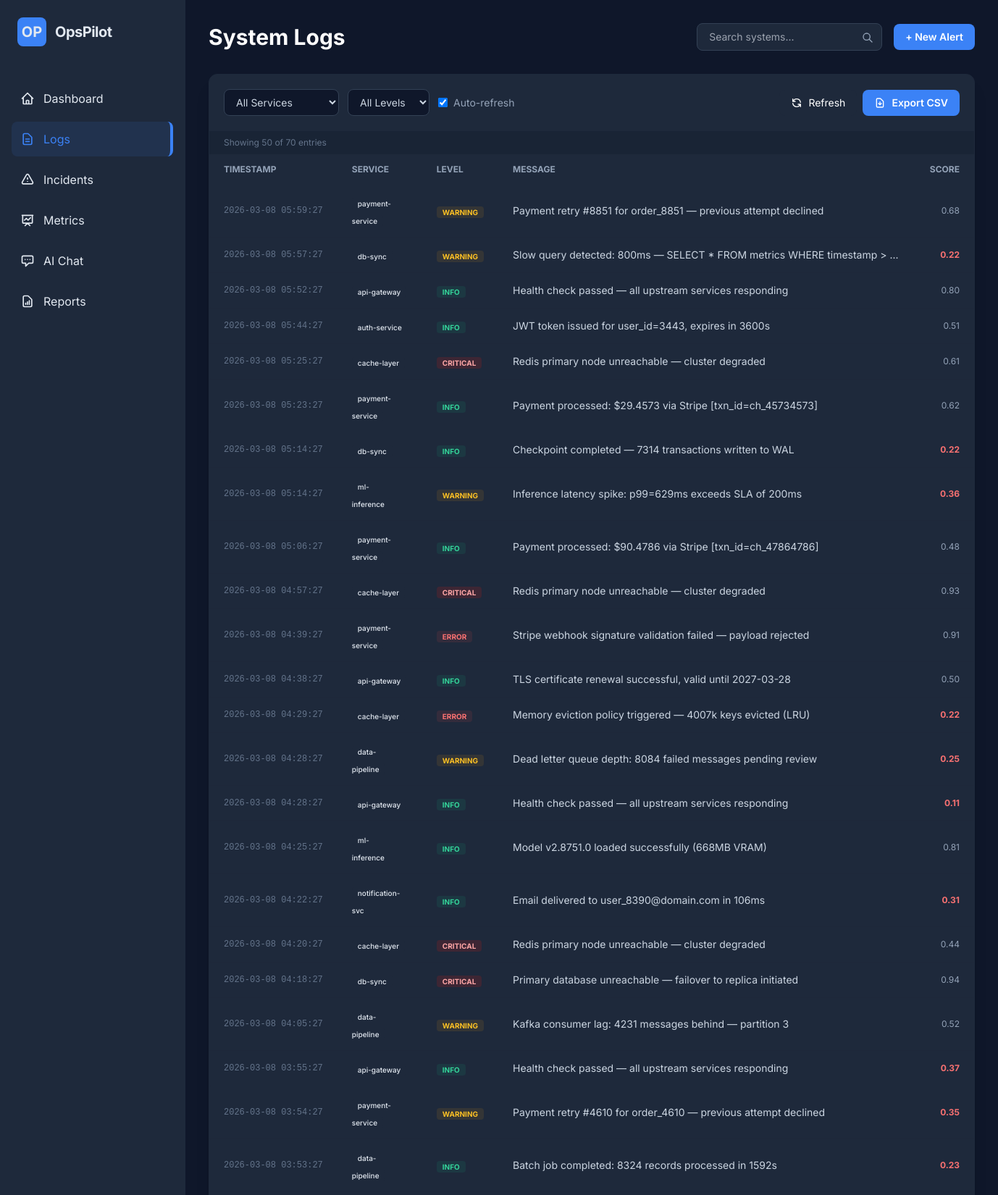
Page /logs (upper part) on the committed database.
### app/database/models.py (models this page shows)
class Log(Base):
    __tablename__ = "logs"
    id = Column(Integer, primary_key=True, index=True)
    timestamp = Column(DateTime, default=datetime.utcnow, index=True)
    service_id = Column(Integer, ForeignKey("services.id"))
    level = Column(String(50), index=True) # INFO, WARNING, ERROR, CRITICAL
    message = Column(Text)
    source = Column(String(255))
    severity_score = Column(Float, nullable=True) # 0.0 to 1.0 from AI
    processed = Column(Boolean, default=False)
    summary = Column(Text, nullable=True)
    service = relationship("Service", back_populates="logs")

class Service(Base):
    __tablename__ = "services"
    id = Column(Integer, primary_key=True, index=True)
    name = Column(String(255), unique=True, index=True)
    description = Column(Text, nullable=True)
    status = Column(String(50), default="UP") # UP, DOWN, DEGRADED
    last_seen = Column(DateTime, default=datetime.utcnow)
    logs = relationship("Log", back_populates="service")
    metrics = relationship("Metric", back_populates="service")

### app/main.py (the view)
@app.get("/logs", response_class=HTMLResponse)
async def logs_page(request: Request, db: Session = Depends(session.get_db)):
    services = crud.get_services(db, limit=100)
    db_logs = db.query(models.Log).order_by(
        models.Log.timestamp.desc()
    ).limit(50).all()
    logs_data = []
    for log in db_logs:
        svc = db.query(models.Service).filter(models.Service.id == log.service_id).first()
        logs_data.append({
            "id": log.id,
            "timestamp": log.timestamp,
            "service_name": svc.name if svc else "unknown",
            "service_id": log.service_id,
            "level": log.level,
            "message": log.message,
            "severity_score": log.severity_score,
            "source": log.source,
        })
    return templates.TemplateResponse("logs.html", {
        "request": request,
        "title": "System Logs",
        "active_page": "logs",
        "logs": logs_data,
        "services": services,
        "total": db.query(models.Log).count(),
    })

### app/templates/logs.html (shortened to what this page needs)
{% extends "base.html" %}
{% block content %}
<div class="bg-card rounded-xl border border-slate-800 shadow-xl overflow-hidden">
    <div class="p-5 border-b border-slate-800 bg-slate-800/10 flex flex-wrap gap-3 items-center justify-between">
        <div class="flex gap-3 flex-wrap">
            <select id="filter-service"
                class="bg-slate-900 border border-slate-700 text-sm rounded-lg px-3 py-2 text-slate-300 focus:ring-primary focus:border-primary">
                <option value="">All Services</option>
            </select>
            <select id="filter-level"
                class="bg-slate-900 border border-slate-700 text-sm rounded-lg px-3 py-2 text-slate-300">
                <option value="">All Levels</option>
            </select>
            <label class="flex items-center space-x-2 text-sm text-slate-400 cursor-pointer">
                <input type="checkbox" id="auto-refresh" class="rounded" checked>
                <span>Auto-refresh</span>
            </label>
        </div>
        <div class="flex gap-2">
            <button id="btn-refresh"
                class="bg-slate-800 hover:bg-slate-700 text-white px-4 py-2 rounded-lg text-sm transition-colors flex items-center space-x-2">
                <svg class="w-4 h-4" fill="none" stroke="currentColor" viewBox="0 0 24 24">
                    <path stroke-linecap="round" stroke-linejoin="round" stroke-width="2"
                        d="M4 4v5h.582m15.356 2A8.001 8.001 0 004.582 9m0 0H9m11 11v-5h-.581m0 0a8.003 8.003 0 01-15.357-2m15.357 2H15">
                    </path>
                </svg>
                <span>Refresh</span>
            </button>
            <button id="btn-export-csv"
                class="bg-primary hover:bg-blue-600 text-white px-4 py-2 rounded-lg text-sm font-semibold transition-colors flex items-center space-x-2">
                <svg class="w-4 h-4" fill="none" stroke="currentColor" viewBox="0 0 24 24">
                    <path stroke-linecap="round" stroke-linejoin="round" stroke-width="2"
                        d="M12 10v6m0 0l-3-3m3 3l3-3m2 8H7a2 2 0 01-2-2V5a2 2 0 012-2h5.586a1 1 0 01.707.293l5.414 5.414a1 1 0 01.293.707V19a2 2 0 01-2 2z">
                    </path>
                </svg>
                <span>Export CSV</span>
            </button>
        </div>
    </div>
    <div class="px-5 py-2 bg-slate-900/30 border-b border-slate-800 text-xs text-slate-500" id="log-count-bar">
        Showing {{ logs|length }} of {{ total }} entries
    </div>
    <div class="overflow-x-auto">
        <table class="w-full text-left">
            <thead>
                <tr class="text-slate-400 text-xs font-bold border-b border-slate-800 uppercase bg-slate-800/10">
                    <th class="px-5 py-3 w-40">Timestamp</th>
                    <th class="px-5 py-3 w-32">Service</th>
                    <th class="px-5 py-3 w-24">Level</th>
                    <th class="px-5 py-3">Message</th>
                    <th class="px-5 py-3 w-20 text-right">Score</th>
                </tr>
            </thead>
            <tbody id="logs-tbody" class="divide-y divide-slate-800/50">
                {% for log in logs %}
                <tr class="hover:bg-slate-800/30 transition-all group">
                    <td class="px-5 py-3 text-xs font-mono text-slate-500 whitespace-nowrap">
                        {{ log.timestamp.strftime('%Y-%m-%d %H:%M:%S') if log.timestamp else '—' }}
                    </td>
                    <td class="px-5 py-3">
                        <span class="px-2 py-0.5 bg-slate-800 rounded text-[10px] font-medium">{{ log.service_name
                            }}</span>
                    </td>
                    <td class="px-5 py-3">
                        <span class="px-2 py-0.5 rounded text-[10px] font-bold uppercase
                            {% if log.level == 'INFO' %}bg-emerald-500/10 text-emerald-400
                            {% elif log.level == 'WARNING' %}bg-amber-500/10 text-amber-400
                            {% elif log.level == 'CRITICAL' %}bg-red-700/20 text-red-300
                            {% else %}bg-red-500/10 text-red-400{% endif %}">
                            {{ log.level }}
                        </span>
                    </td>
                    <td class="px-5 py-3 text-sm text-slate-300">
                        <div
                            class="max-w-2xl truncate group-hover:whitespace-normal group-hover:break-all transition-all">
                            {{ log.message }}
                        </div>
                    </td>
                    <td
                        class="px-5 py-3 text-xs text-right {% if log.severity_score and log.severity_score < 0.4 %}text-red-400 font-bold{% else %}text-slate-400{% endif %}">
                        {{ "%.2f"|format(log.severity_score) if log.severity_score else '—' }}
                    </td>
                </tr>
                {% endfor %}
            </tbody>
        </table>
    </div>
</div>
{% endblock %}

### app/templates/base.html (style rules this page uses)
body { font-family: 'Inter', sans-serif; }

### rows in the picture
Log: timestamp "2026-03-08 05:59:27", level "WARNING", message "Payment retry #8851 for order_8851 — previous attempt declined", severity_score "0.68"
Service: service_name "payment-service" "payment-service" "payment-service" "payment-service" "payment-service"
Log: timestamp "2026-03-08 05:57:27", level "WARNING", message "Slow query detected: 800ms — SELECT * FROM metrics WHERE timestamp > ...", severity_score "0.22"
Service: service_name "db-sync" "db-sync" "db-sync"
Log: timestamp "2026-03-08 05:52:27", level "INFO", message "Health check passed — all upstream services responding", severity_score "0.80"
Service: service_name "api-gateway" "api-gateway" "api-gateway" "api-gateway"
Log: timestamp "2026-03-08 05:44:27", level "INFO", message "JWT token issued for user_id=3443, expires in 3600s", severity_score "0.51"
Service: service_name "auth-service"
Log: timestamp "2026-03-08 05:25:27", level "CRITICAL", message "Redis primary node unreachable — cluster degraded", severity_score "0.61"
Service: service_name "cache-layer" "cache-layer" "cache-layer" "cache-layer"
Log: timestamp "2026-03-08 05:23:27", level "INFO", message "Payment processed: $29.4573 via Stripe [txn_id=ch_45734573]", severity_score "0.62"
Log: timestamp "2026-03-08 05:14:27", level "INFO", message "Checkpoint completed — 7314 transactions written to WAL", severity_score "0.22"
Log: timestamp "2026-03-08 05:14:27", level "WARNING", message "Inference latency spike: p99=629ms exceeds SLA of 200ms", severity_score "0.36"
Service: service_name "ml-inference" "ml-inference"
Log: timestamp "2026-03-08 05:06:27", level "INFO", message "Payment processed: $90.4786 via Stripe [txn_id=ch_47864786]", severity_score "0.48"
Log: timestamp "2026-03-08 04:57:27", level "CRITICAL", message "Redis primary node unreachable — cluster degraded", severity_score "0.93"
Log: timestamp "2026-03-08 04:39:27", level "ERROR", message "Stripe webhook signature validation failed — payload rejected", severity_score "0.91"
Log: timestamp "2026-03-08 04:38:27", level "INFO", message "TLS certificate renewal successful, valid until 2027-03-28", severity_score "0.50"
Log: timestamp "2026-03-08 04:29:27", level "ERROR", message "Memory eviction policy triggered — 4007k keys evicted (LRU)", severity_score "0.22"
Log: timestamp "2026-03-08 04:28:27", level "WARNING", message "Dead letter queue depth: 8084 failed messages pending review", severity_score "0.25"
Service: service_name "data-pipeline" "data-pipeline" "data-pipeline"
Log: timestamp "2026-03-08 04:28:27", level "INFO", message "Health check passed — all upstream services responding", severity_score "0.11"
Log: timestamp "2026-03-08 04:25:27", level "INFO", message "Model v2.8751.0 loaded successfully (668MB VRAM)", severity_score "0.81"
Log: timestamp "2026-03-08 04:22:27", level "INFO", message "Email delivered to user_8390@domain.com in 106ms", severity_score "0.31"
Service: service_name "notification-svc"
Log: timestamp "2026-03-08 04:20:27", level "CRITICAL", message "Redis primary node unreachable — cluster degraded", severity_score "0.44"
Log: timestamp "2026-03-08 04:18:27", level "CRITICAL", message "Primary database unreachable — failover to replica initiated", severity_score "0.94"
Log: timestamp "2026-03-08 04:05:27", level "WARNING", message "Kafka consumer lag: 4231 messages behind — partition 3", severity_score "0.52"
Log: timestamp "2026-03-08 03:55:27", level "INFO", message "Health check passed — all upstream services responding", severity_score "0.37"
Log: timestamp "2026-03-08 03:54:27", level "WARNING", message "Payment retry #4610 for order_4610 — previous attempt declined", severity_score "0.35"
Log: timestamp "2026-03-08 03:53:27", level "INFO", message "Batch job completed: 8324 records processed in 1592s", severity_score "0.23"

### other values in the picture
{{ title }} "System Logs"
{{ logs|length }} "50"
{{ total }} "70"
